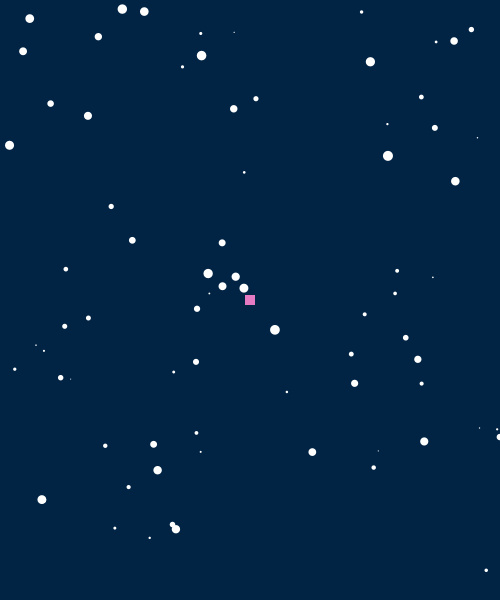
Frame 1 (no input)
Frame 60 (the mouse pressed at the canvas centre just before this capture): identical to frame 1, image omitted
Frame 120 (the mouse held since frame 60 and released just before this capture): identical to frame 1, image omitted

The Processing sketch that drew this single still picture (run headless with seeded random() and noise(); from frame 60 on, the mouse is pressed at the canvas centre):

// Processing sketch: processing_71031
// ── processing_71031.pde

// Assignment 02
// Janna Coles
// jcoles01@brynmawr.edu
// CS 110 -01
// 9/19/2012
// A space-y looking background with size and color changing ellipses. 
  //Color/size change based on the the mouse's y position.
  //Clicking the pink square produces a pink poptart.


void setup() {
  
  rectMode(CENTER);
  size (500,600);
  smooth();
  noStroke();
  
  // Randomly generated backgroud with for loop  

    background(1, 36, 69);
  
    for(float diameter = 10.0; diameter > 1.0; diameter -= .1)
     { fill(255);
       ellipse(random(0,600),random(0,600), diameter, diameter);
     }

  //Nyan Cat summoning rectangle
    fill(228, 122, 194);
    rect(250,300, 10,10);
  
}

// Click for ellipses

 void mousePressed() {
   
    //Nyan Cat
      if(mouseY<=305 && mouseY>=295 && mouseX >=245 && mouseX <=255) {
        fill(217, 174, 125);
        rect(250,300, 210,160);
        fill(228, 122, 194);
        rect(250,300, 190,140);
        for( int x = 0;  x <40; x += 1)
        {fill(224, 16, 173);
        rect(random(165,345), random(230, 370), 7,7);
        } 
       
      }
   
    // Red ellipses
      if( mouseY <= 100) {
      fill(255, 0, 0);
      ellipse(mouseX,mouseY, 20,10);
      }
    
    // Orange ellipses
      if( mouseY >= 100 && mouseY < 200) {
      fill(243, 173, 25);
      ellipse(mouseX,mouseY, 40,20);
      }
      
    // Yellow ellipses
      if( mouseY >= 200 && mouseY < 300) {
      fill(255, 255, 0);
      ellipse(mouseX,mouseY, 60,30);
      }
      
    // Green ellipses
      if( mouseY >= 300 && mouseY < 400 && !(mouseY<=305 && mouseY>=295 && mouseX >=245 && mouseX <=255)) {
      fill(27, 252, 16);
      ellipse(mouseX,mouseY, 60,30);
      }
    
    // Blue ellipses
      if(mouseY >= 400 && mouseY < 500) {
      fill(0, 0, 255);
      ellipse(mouseX,mouseY, 40,20);
      }
        
    // Purple ellipses
      if( mouseY >= 500) {
      fill(87, 70, 152);
      ellipse(mouseX,mouseY, 20,10);
      }
 } 



void draw() {
}


// Key press eraser

void keyPressed() {
      background(1, 36, 69);
  
    for(float diameter = 10.0; diameter > 1.0; diameter -= .1)
     { fill(255);
       ellipse(random(0,600),random(0,600), diameter, diameter);
     }

  //Nyan Cat summoning rectangle
    fill(228, 122, 194);
    rect(250,300, 10,10);
  
}
